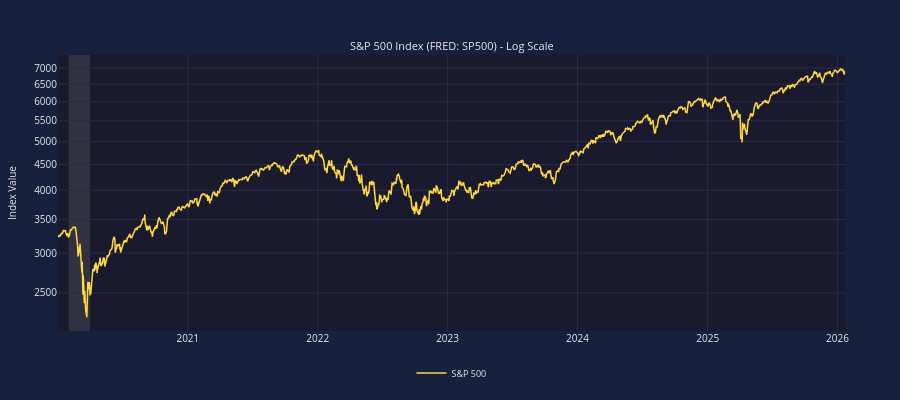

Write notebook code for a chart like this one.
### Markdown cell above
## 3. Logarithmic Scale Chart

Stock prices often look better on a log scale to show percentage changes more accurately.

### Code cell
# S&P 500 on log scale - perfect for showing long-term growth
chart = EconChart(
    Data(x=sp500_dates, y=sp500_values, name='S&P 500', color='gold'),
    title='S&P 500 Index (FRED: SP500) - Log Scale',
    y_label='Index Value',
    y_scale='log',
)
chart.show(height=400)  # Direct display

### Figure 1 — Plotly figure (JSON) as saved in the notebook; plotly's stock layout.template omitted (floating-point values rounded to 4 significant figures; data arrays with more than 128 entries replaced by an {"elided": "..."} marker saying what was removed)
{"data": [{"line": {"color": "#ffd93d", "width": 1.5}, "name": "S&P 500", "showlegend": true, "type": "scatter", "visible": true, "x": {"elided": "1522 str values"}, "xaxis": "x", "y": {"elided": "1522 float values"}, "yaxis": "y"}], "layout": {"annotations": [{"font": {"color": "#e8e8e8", "size": 11}, "showarrow": false, "text": "S&P 500 Index (FRED: SP500) - Log Scale", "x": 0.5, "xanchor": "center", "xref": "paper", "y": 1, "yanchor": "bottom", "yref": "paper"}], "font": {"color": "#e8e8e8", "size": 10}, "height": 400, "hoverlabel": {"bgcolor": "#16213e", "font": {"color": "#e8e8e8", "size": 11}}, "hovermode": "x unified", "legend": {"bgcolor": "rgba(0,0,0,0)", "font": {"color": "#e8e8e8", "size": 9}, "orientation": "h", "x": 0.5, "xanchor": "center", "y": -0.1, "yanchor": "top"}, "margin": {"b": 35, "l": 55, "r": 55, "t": 55}, "paper_bgcolor": "#16213e", "plot_bgcolor": "#1a1a2e", "shapes": [{"fillcolor": "#b8b8b8", "layer": "below", "line": {"width": 0}, "opacity": 0.15, "type": "rect", "x0": "2020-02-01T00:00:00", "x1": "2020-04-01T00:00:00", "xref": "x", "y0": 0, "y1": 1, "yref": "y domain"}], "xaxis": {"anchor": "y", "domain": [0, 1], "gridcolor": "#2a2a4a", "range": ["2020-01-02T00:00:00", "2026-01-22T00:00:00"], "showspikes": true, "spikecolor": "rgba(255, 255, 255, 0.5)", "spikedash": "dot", "spikemode": "across", "spikesnap": "cursor", "spikethickness": 1}, "yaxis": {"anchor": "x", "domain": [0, 1], "gridcolor": "#2a2a4a", "title": {"font": {"color": "#e8e8e8", "size": 10}, "text": "Index Value"}, "type": "log"}}}
